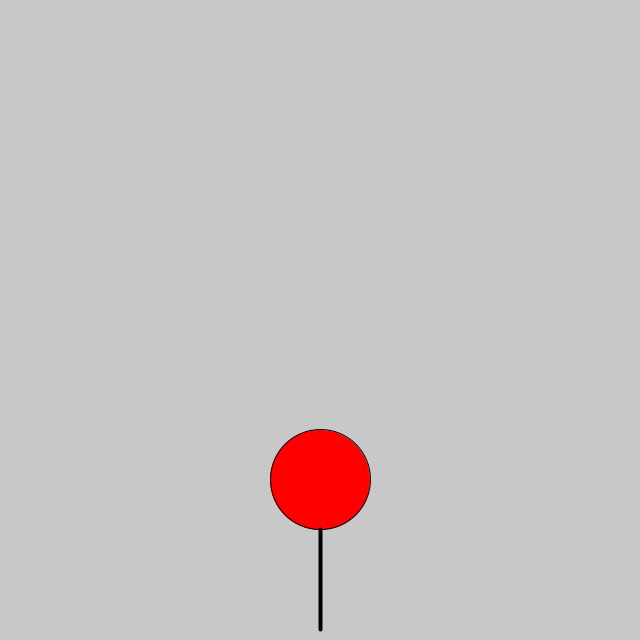
Frame 1 (no input)
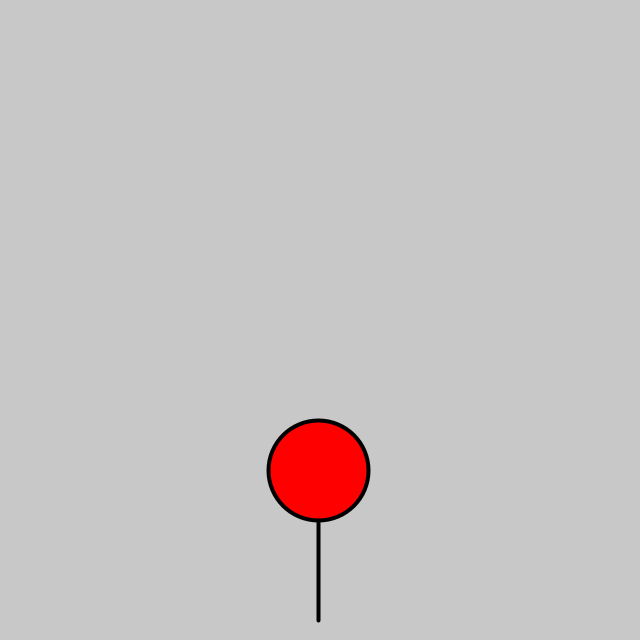
Frame 60 (the mouse pressed at the canvas centre just before this capture)
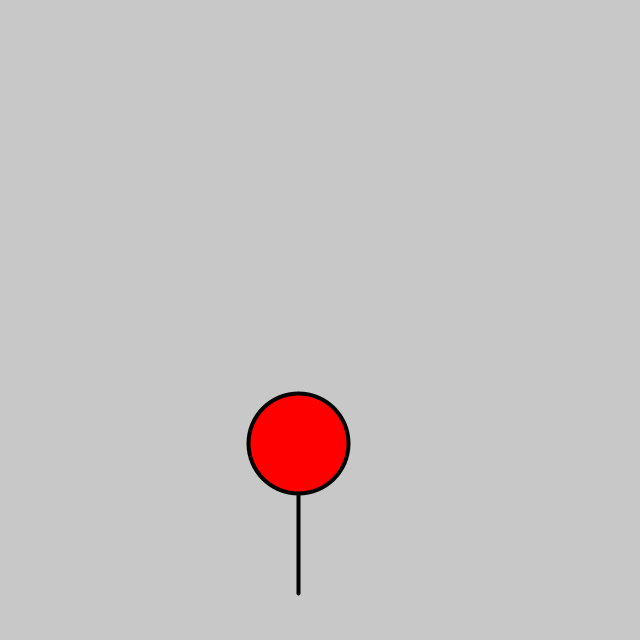
Frame 120 (the mouse held since frame 60 and released just before this capture)

The Processing sketch that drew these frames (run headless with seeded random() and noise(); from frame 60 on, the mouse is pressed at the canvas centre):

// Processing sketch: RedBalloonExperience
// ── RedBalloonExperience.pde
Balloon b;
float t = 0;

void setup() {
  size(640, 640);
  b = new Balloon();
}

void draw() {
  background(200);
  PVector gravity = new PVector(0, 0.01);
  PVector lift = new PVector(0, -0.015);
  b.applyForce(gravity);
  b.applyForce(lift);
  generateWind();
  b.update();
  b.display();
}

void generateWind() {
  float n = noise(t);
  float w = map(n, 0, 1, 0, 0.04);
  
  w -= 0.02;
  
  PVector wind = new PVector(w, 0);
  b.applyForce(wind);
  
  t += 0.1;
}

//void keyPressed() {
//  if (key == ' ') {
//    PVector wind = new PVector(0.02, 0);
//    b.applyForce(wind);
//  }
//}

// ── Balloon.pde
public class Balloon {
  private PVector location;
  private PVector velocity;
  private PVector acceleration;
  private float mass = 1;
  
  public Balloon() {
    location = new PVector(width / 2, 3 * height / 4);
    velocity = new PVector(0, 0);
    acceleration = new PVector(0, 0);
  }
  
  public void applyForce(PVector force) {
    PVector f = force.copy();
    f.div(mass);
    acceleration.add(f);
  }
  
  public void update() {
    velocity.add(acceleration);
    if (velocity.y <= -1) {
      velocity.y = -1;
    }
    location.add(velocity);
    if (location.y <= 50) {
      location.y = 50;
    }
    if (location.x <= 50) {
      location.x = 50;
    } else if (location.x >= width - 50) {
      location.x = width - 50;
    }
    acceleration.mult(0);
  }
  
  public void display() {
    fill(255, 0, 0);
    ellipse(location.x, location.y, 100, 100);
    strokeWeight(4);
    line(location.x, location.y + 50, location.x, location.y + 150);
  }
}
